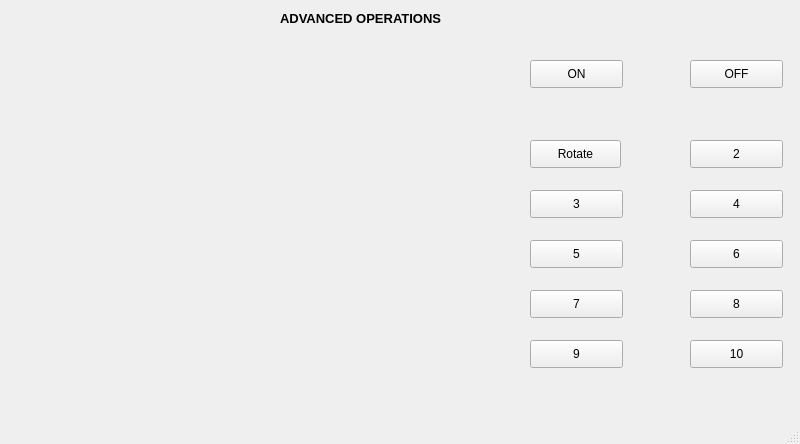
<?xml version="1.0" encoding="UTF-8"?>
<ui version="4.0">
 <class>new_MainWindow</class>
 <widget class="QMainWindow" name="new_MainWindow">
  <property name="geometry">
   <rect>
    <x>0</x>
    <y>0</y>
    <width>800</width>
    <height>444</height>
   </rect>
  </property>
  <property name="windowTitle">
   <string>MainWindow</string>
  </property>
  <widget class="QWidget" name="centralwidget">
   <widget class="QLabel" name="label">
    <property name="geometry">
     <rect>
      <x>280</x>
      <y>10</y>
      <width>221</width>
      <height>16</height>
     </rect>
    </property>
    <property name="font">
     <font>
      <pointsize>10</pointsize>
      <weight>75</weight>
      <bold>true</bold>
     </font>
    </property>
    <property name="text">
     <string>ADVANCED OPERATIONS</string>
    </property>
   </widget>
   <widget class="QPushButton" name="pushButton_2">
    <property name="geometry">
     <rect>
      <x>690</x>
      <y>190</y>
      <width>93</width>
      <height>28</height>
     </rect>
    </property>
    <property name="text">
     <string>4</string>
    </property>
   </widget>
   <widget class="QPushButton" name="pushButton_3">
    <property name="geometry">
     <rect>
      <x>530</x>
      <y>240</y>
      <width>93</width>
      <height>28</height>
     </rect>
    </property>
    <property name="text">
     <string>5</string>
    </property>
   </widget>
   <widget class="QPushButton" name="pushButton_4">
    <property name="geometry">
     <rect>
      <x>690</x>
      <y>290</y>
      <width>93</width>
      <height>28</height>
     </rect>
    </property>
    <property name="text">
     <string>8</string>
    </property>
   </widget>
   <widget class="QPushButton" name="pushButton_5">
    <property name="geometry">
     <rect>
      <x>690</x>
      <y>340</y>
      <width>93</width>
      <height>28</height>
     </rect>
    </property>
    <property name="text">
     <string>10</string>
    </property>
   </widget>
   <widget class="QPushButton" name="rotateclockwise">
    <property name="geometry">
     <rect>
      <x>530</x>
      <y>140</y>
      <width>91</width>
      <height>28</height>
     </rect>
    </property>
    <property name="text">
     <string>Rotate</string>
    </property>
   </widget>
   <widget class="QPushButton" name="pushButton_6">
    <property name="geometry">
     <rect>
      <x>690</x>
      <y>140</y>
      <width>93</width>
      <height>28</height>
     </rect>
    </property>
    <property name="text">
     <string>2</string>
    </property>
   </widget>
   <widget class="QPushButton" name="pushButton_7">
    <property name="geometry">
     <rect>
      <x>530</x>
      <y>190</y>
      <width>93</width>
      <height>28</height>
     </rect>
    </property>
    <property name="text">
     <string>3</string>
    </property>
   </widget>
   <widget class="QPushButton" name="pushButton_8">
    <property name="geometry">
     <rect>
      <x>690</x>
      <y>240</y>
      <width>93</width>
      <height>28</height>
     </rect>
    </property>
    <property name="text">
     <string>6</string>
    </property>
   </widget>
   <widget class="QPushButton" name="pushButton_9">
    <property name="geometry">
     <rect>
      <x>530</x>
      <y>290</y>
      <width>93</width>
      <height>28</height>
     </rect>
    </property>
    <property name="text">
     <string>7</string>
    </property>
   </widget>
   <widget class="QPushButton" name="pushButton_10">
    <property name="geometry">
     <rect>
      <x>530</x>
      <y>340</y>
      <width>93</width>
      <height>28</height>
     </rect>
    </property>
    <property name="text">
     <string>9</string>
    </property>
   </widget>
   <widget class="QPushButton" name="pushButton_11">
    <property name="geometry">
     <rect>
      <x>530</x>
      <y>60</y>
      <width>93</width>
      <height>28</height>
     </rect>
    </property>
    <property name="text">
     <string>ON</string>
    </property>
   </widget>
   <widget class="QPushButton" name="pushButton_12">
    <property name="geometry">
     <rect>
      <x>690</x>
      <y>60</y>
      <width>93</width>
      <height>28</height>
     </rect>
    </property>
    <property name="text">
     <string>OFF</string>
    </property>
   </widget>
   <widget class="QWidget" name="widget" native="true">
    <property name="geometry">
     <rect>
      <x>20</x>
      <y>40</y>
      <width>491</width>
      <height>331</height>
     </rect>
    </property>
   </widget>
  </widget>
  <widget class="QMenuBar" name="menubar">
   <property name="geometry">
    <rect>
     <x>0</x>
     <y>0</y>
     <width>800</width>
     <height>26</height>
    </rect>
   </property>
  </widget>
  <widget class="QStatusBar" name="statusbar"/>
 </widget>
 <resources/>
 <connections/>
</ui>
